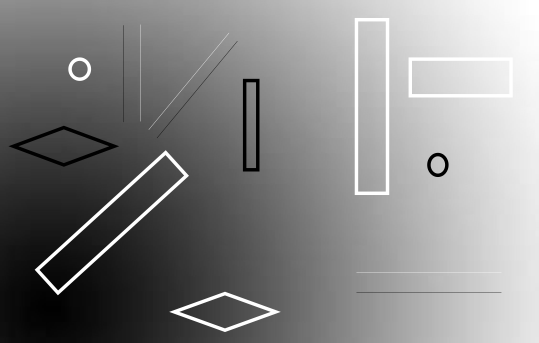
#> input picture ShapeDetection/003.png, 539 x 343 px
$ python 'edge_Ver01 (1).py'   (older library calls are emulated)
#> lines starting #> are read from the running program, lines starting #| are printed output that depends on the picture; after the words box and inside, x2 and y2 are one past the last pixel; in counts of white or black regions, pixels touching at a corner belong together
import cv2
import numpy as np
import os
os.chdir(os.path.dirname(os.path.abspath(__file__)))


# # 画像読み込み
# img = cv2.imread(img)
#
# # グレースケール化
# img_gray = cv2.cvtColor(img, cv2.COLOR_BGR2GRAY)
#
# # Sobel処理
# dst = cv2.Sobel(img_gray, cv2.CV_64F, 1, 1, ksize=3)
#
# # 画像表示
# cv2.imshow('image', dst)
# cv2.waitKey(0)
# cv2.destroyAllWindows()

img = "003.png"

# [115 lines left out: functions Laplacian, Sobel, Canny, Sobel2, Sobel3, GPT, not called in this run]

def GPT2():
    # 画像を読み込む
    image = cv2.imread(img)
#> image is the input picture: shape (343, 539, 3); min 0, max 255, mean 132.5

    # グレースケール変換
    gray = cv2.cvtColor(image, cv2.COLOR_BGR2GRAY)

    # ぼかしをかける（ノイズ低減のため）
    blurred = cv2.GaussianBlur(gray, (5, 5), 0)

    # エッジ検出（Cannyを使用）
    edges = cv2.Canny(blurred, 50, 150)
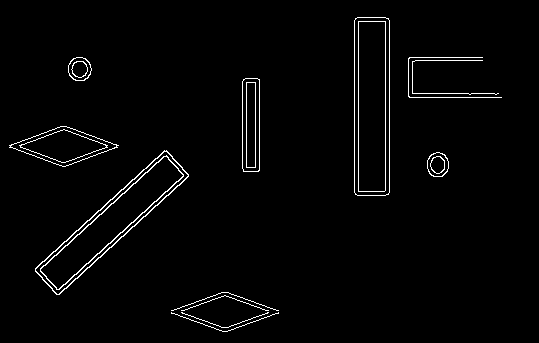
#> edges: shape (343, 539); 2.1% white in thin lines or dots, all inside (x1, y1, x2, y2) = (9, 17, 502, 332)

    # 輪郭検出
    contours, _ = cv2.findContours(edges, cv2.RETR_EXTERNAL, cv2.CHAIN_APPROX_SIMPLE)
#> contours = 12 contours, 6 with area under 20; largest, box (x1, y1, x2, y2) and area: (35, 150, 189, 295) 6308, (354, 17, 390, 196) 6212, (9, 126, 119, 167) 2288, (242, 78, 260, 172) 1572, (68, 57, 92, 81) 428, (427, 152, 449, 177) 414

    # # 平行四辺形を検出
    # for contour in contours:
    #     epsilon = 0.02 * cv2.arcLength(contour, True)
    #     approx = cv2.approxPolyDP(contour, epsilon, True)
    #
    #     # 輪郭が4つの頂点を持つ場合
    #     if len(approx) == 4:
    #         cv2.drawContours(image, [approx], 0, (0, 255, 0), 2)
    #         # # 頂点間の角度がおおよそ90度（平行四辺形）であるか確認
    #         # angles = np.int0(np.rad2deg(np.arctan2(np.array(approx)[:, 0, 1] - np.roll(approx, 1, axis=0)[:, 0, 1], np.array(approx)[:, 0, 0] - np.roll(approx, 1, axis=0)[:, 0, 0])))
    #         # if all(angle > 80 and angle < 100 for angle in angles):
    #         #     # ここで得られた輪郭が平行四辺形と見なすことができます
    #         #     cv2.drawContours(image, [approx], 0, (0, 255, 0), 2)

    # 四角形を検出
    for contour in contours:
        epsilon = 0.02 * cv2.arcLength(contour, True)
        approx = cv2.approxPolyDP(contour, epsilon, True)

        # 輪郭が4つ以上の頂点を持つ場合
        if len(approx) == 4:
            # ここで得られた輪郭が四角形と見なすことができます
            cv2.drawContours(image, [approx], 0, (0, 255, 0), 2)
#> this loop made 12 passes
#> (epsilon, approx) on passes 1, 2, 3, 4, 6, 7, 8, 12: (3.98, [[181, 312], [221, 327], [268, 312], [228, 327]]), (4.93, [[171, 312], [222, 331], [278, 313], [222, 331]]), (3.98, [[181, 310], [224, 295], [268, 310], [225, 295]]), (4.88, [[171, 310], [221, 292], [278, 310], [228, 292]]), (8.63, [[166, 150], [35, 268], [56, 294], [188, 176]]), (5.1, [[9, 147], [65, 166], [118, 145], [60, 126]]), (4.34, [[245, 78], [242, 168], [258, 171], [259, 79]]), (8.43, [[357, 17], [354, 192], [385, 195], [389, 20]])
#> epsilon on passes 5, 9, 10, 11: 1.53, 7.58, 8.21, 1.55
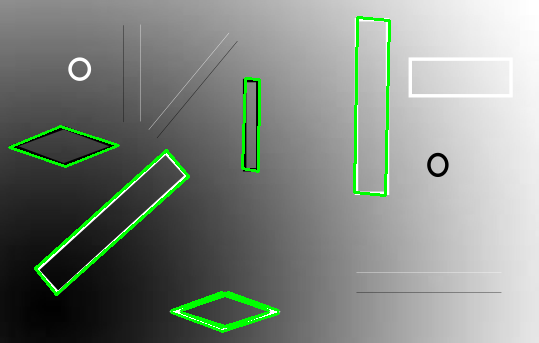
#> image: shape (343, 539, 3); 2.78% of pixels changed, all inside (x1, y1, x2, y2) = (8, 16, 391, 333)

    # # a以上b以下の面積の四角形を検出
    # a, b = 100, 1000  # 面積の条件（適宜調整）
    # for contour in contours:
    #     epsilon = 0.02 * cv2.arcLength(contour, True)
    #     approx = cv2.approxPolyDP(contour, epsilon, True)
    #
    #     # 輪郭が4つ以上の頂点を持つ場合
    #     if len(approx) >= 4:
    #         # 面積を計算
    #         area = get_quadrilateral_area(approx)
    #
    #         # 面積がa以上b以下の条件を満たす場合
    #         if a <= area <= b:
    #             cv2.drawContours(image, [approx], 0, (0, 255, 0), 2)

    # 結果の表示
    cv2.imshow('Detected Parallelograms', image)
    cv2.waitKey(0)
    cv2.destroyAllWindows()


if __name__=="__main__":
    # [6 lines of commented-out code are left out]
    GPT2()
